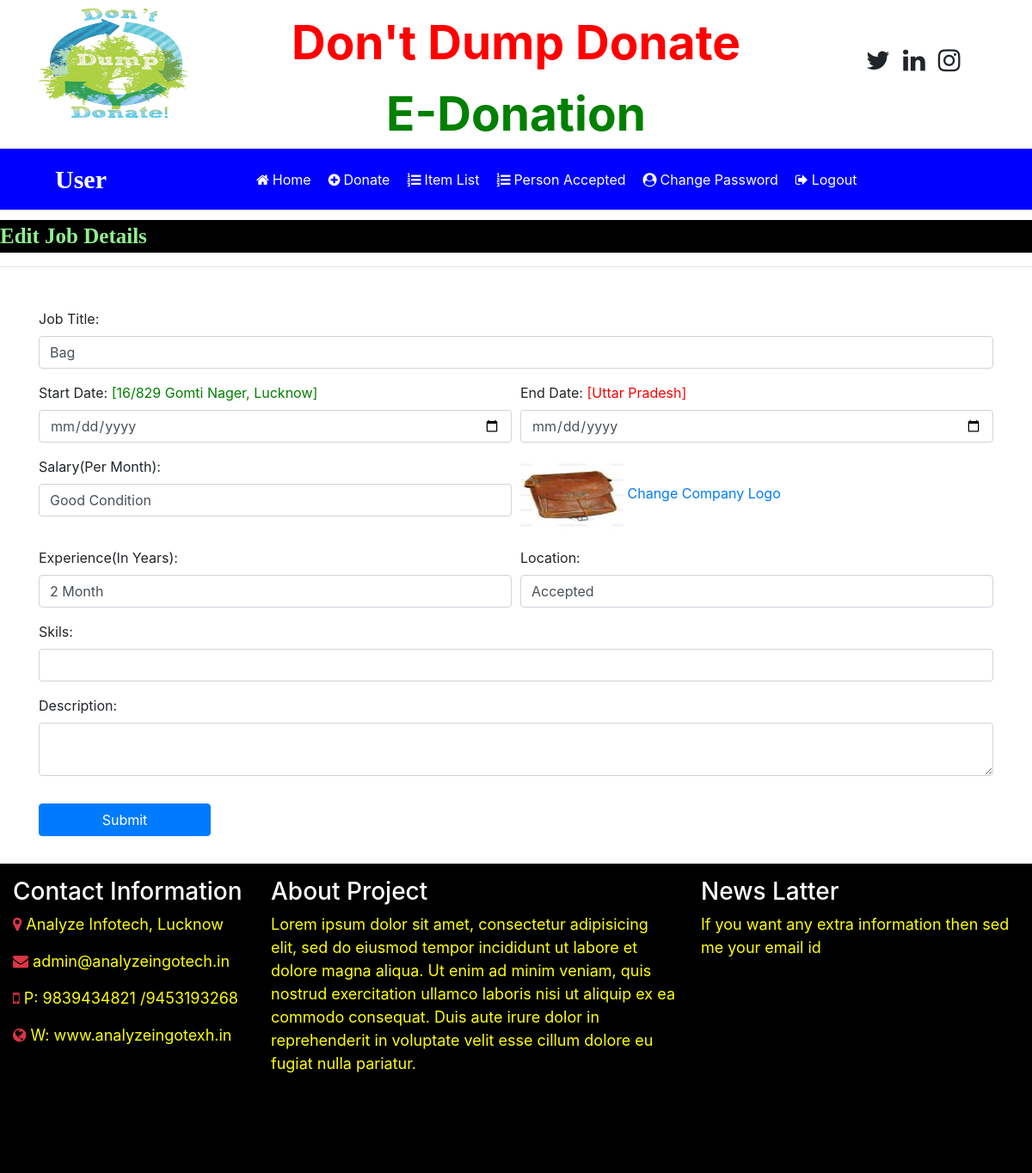
The page /edit_jobdetail/6 (signed in) on the database its author committed.
### job/models.py (models this page shows, shortened)
class Job(models.Model):
    recuiter = models.ForeignKey(Recuiter,on_delete=models.CASCADE)
    start_date = models.CharField(max_length=40,null=True)
    end_date = models.CharField(max_length=40,null=True)
    title = models.CharField(max_length=100)
    salary = models.CharField(max_length=20)
    image = models.FileField()
    experience = models.CharField(max_length=50)
    location = models.CharField(max_length=100)

### job/views.py (the view, shortened to what this page needs)
# urls.py: path('edit_jobdetail/<int:pid>',edit_jobdetail,name="edit_jobdetail"),
def edit_jobdetail(request,pid):
    if not request.user.is_authenticated:
        return redirect('recuiter_login')
    error=""
    job = Job.objects.get(id=pid)
    d={'error':error , 'job': job}
    return render(request,'edit_jobdetail.html',d)

### job/templates/edit_jobdetail.html (shortened to what this page needs)
{% load static %}
{% block body %}
{% include 'recuiter_navigation.html' %}
<marquee behavior="alternate" style="font-family: 'Monotype Corsiva'; font-size:25px; color:lightgreen; background-color:black; font-weight:bold; margin-top:1%">
    Edit Job Details
</marquee>
<hr>
<form class="container mt-5" method="post" enctype="multipart/form-data">
    <div class="form-row">
        <div class="form-group col-md-12" >
            <label>Job Title:</label>
            <input type="text" class="form-control" name="jobtitle" value="{{job.title}}" required>
        </div>
    </div>
    <div class="form-row">
        <div class="form-group col-md-6" >
            <label>Start Date:</label><span style="color:green"> [{{job.start_date}}] </span>
            <input type="date" class="form-control" name="startdate" >
        </div>
        <div class="form-group col-md-6" >
            <label>End Date:</label><span style="color:red"> [{{job.end_date}}] </span>
            <input type="date" class="form-control" name="enddate" >
        </div>
    </div>
    <div class="form-row">
        <div class="form-group col-md-6" >
            <label>Salary(Per Month):</label>
            <input type="text" class="form-control" name="salary" value="{{job.salary}}" required>
        </div>
        <div class="form-group col-md-6" >
            <img src="{{job.image.url}}" width="120" height="90">
            <a href="{% url 'change_companylogo' job.id %}">Change Company Logo</a>
        </div>
    </div>
    <div class="form-row">
        <div class="form-group col-md-6" >
            <label>Experience(In Years):</label>
            <input type="text" class="form-control" name="experience" value="{{job.experience}}" >
        </div>
        <div class="form-group col-md-6" >
            <label>Location:</label>
            <input type="text" class="form-control" name="location" value="{{job.location}}">
        </div>
    </div>
    <div class="form-row">
        <div class="form-group col-md-12" >
            <label>Skils:</label>
            <input type="text" class="form-control" name="skills" value="{{job.skills}}" required>
        </div>
    </div>
    <div class="form-row">
        <div class="form-group col-md-12" >
            <label>Description:</label>
            <textarea class="form-control" name="description" required>{{job.description}}</textarea>
        </div>
    </div>
<input type="submit" value="Submit" class="btn btn-primary my-3" style="width:200px">
</form>
{% include 'footer.html' %}
{% endblock %}

### job/templates/recuiter_navigation.html (shortened to what this page needs)
<html>
<head>
    {% load static %}
  <link rel="stylesheet" href="https://maxcdn.bootstrapcdn.com/bootstrap/4.5.2/css/bootstrap.min.css">
 <link rel="stylesheet" href="https://cdnjs.cloudflare.com/ajax/libs/font-awesome/4.7.0/css/font-awesome.min.css">
</head>
<body>
<div class="container">
    <div class="row">
        <div class="col-sm-3 ">
                  <img src="{% static 'images/aa3.jpg' %}" width="180px" height="150px">
        </div>
        <div class="col-sm-6 mt-2 text-center">
<center>
                  <span style="font-weight: bold; font-size:55px">
                        <span style="color:red">Don't Dump Donate</span>
                        <span style="color:green">E-Donation</span>
                  </span>
</center>
        </div>
        <div class="col-sm-3 mt-5" style="padding-left:10%">
            <span style="font-weight:bold ; font-size:30px">
                <span><i class="fa fa-twitter pl-2"></i></span>
                <span><i class="fa fa-linkedin pl-2"></i></span>
                <span><i class="fa fa-instagram pl-2"></i></span>
            </span>
        </div>
    </div>
</div>
<nav class="navbar navbar-expand-sm" style="background-color:blue">
    <a class="navbar-brand text-white pl-5 font-weight-bold" style="font-family:'Mv Boli'; font-size:30px">{{request.user.first_name}}</a>
<ul class="navbar-nav">
    <li class="nav-item">
        <a class="nav-link" href="{% url 'recuiter_home' %}" style="margin-left:150px"><i class="fa fa-home mr-1"></i>Home</a>
    </li>
    <li class="nav-item">
        <a class="nav-link" href="{% url 'add_job' %}"><i class="fa fa-plus-circle mr-1"></i>Donate</a>
    </li>
    <li class="nav-item">
        <a class="nav-link" href="{% url 'job_list' %}"><i class="fa fa-list-ol mr-1"></i>Item List</a>
    </li>
    <li class="nav-item">
        <a class="nav-link" href="{% url 'applyed_condidate' %}"><i class="fa fa-list-ol mr-1"></i>Person Accepted</a>
    </li>
    <li class="nav-item">
        <a class="nav-link" href="{% url 'change_passwordrecuiter' %}"><i class="fa fa-user-circle mr-1"></i>Change Password</a>
    </li>
    <li class="nav-item">
        <a class="nav-link" href="{% url 'logout' %}"><i class="fa fa-sign-out mr-1"></i>Logout</a>
    </li>
</ul>
</nav>
</body>
</html>

### job/templates/recuiter_navigation.html (style rules this page uses)
.nav-link { color:white !important; margin-right: 4px }

### rows shown on the page
Job: jobtitle "Bag", start_date "16/829 Gomti Nager, Lucknow", end_date "Uttar Pradesh", salary "Good Condition", image (picture), experience "2 Month", location "Accepted"

### other values the page prints
{{ request.user.first_name }} "User"
